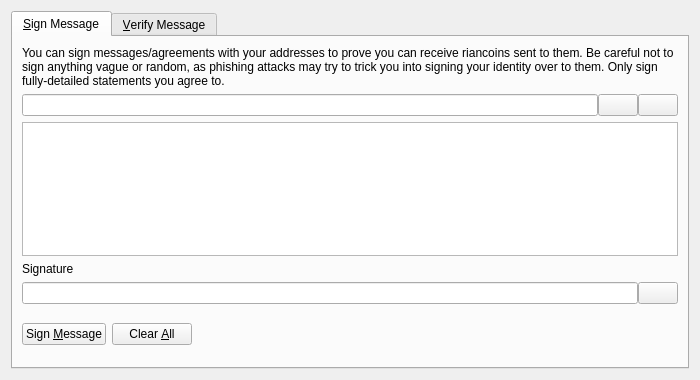
<?xml version="1.0" encoding="UTF-8"?>
<ui version="4.0">
 <class>SignVerifyMessageDialog</class>
 <widget class="QDialog" name="SignVerifyMessageDialog">
  <property name="geometry">
   <rect>
    <x>0</x>
    <y>0</y>
    <width>700</width>
    <height>380</height>
   </rect>
  </property>
  <property name="windowTitle">
   <string>Signatures - Sign / Verify a Message</string>
  </property>
  <property name="modal">
   <bool>true</bool>
  </property>
  <layout class="QVBoxLayout" name="verticalLayout">
   <item>
    <widget class="QTabWidget" name="tabWidget">
     <property name="currentIndex">
      <number>0</number>
     </property>
     <widget class="QWidget" name="tabSignMessage">
      <attribute name="title">
       <string>&amp;Sign Message</string>
      </attribute>
      <layout class="QVBoxLayout" name="verticalLayout_SM">
       <item>
        <widget class="QLabel" name="infoLabel_SM">
         <property name="text">
          <string>You can sign messages/agreements with your addresses to prove you can receive riancoins sent to them. Be careful not to sign anything vague or random, as phishing attacks may try to trick you into signing your identity over to them. Only sign fully-detailed statements you agree to.</string>
         </property>
         <property name="textFormat">
          <enum>Qt::PlainText</enum>
         </property>
         <property name="wordWrap">
          <bool>true</bool>
         </property>
        </widget>
       </item>
       <item>
        <layout class="QHBoxLayout" name="horizontalLayout_1_SM">
         <property name="spacing">
          <number>0</number>
         </property>
         <item>
          <widget class="QValidatedLineEdit" name="addressIn_SM">
           <property name="toolTip">
            <string>The Riancoin address to sign the message with</string>
           </property>
          </widget>
         </item>
         <item>
          <widget class="QPushButton" name="addressBookButton_SM">
           <property name="toolTip">
            <string>Choose previously used address</string>
           </property>
           <property name="text">
            <string/>
           </property>
           <property name="icon">
            <iconset resource="../bitcoin.qrc">
             <normaloff>:/icons/address-book</normaloff>:/icons/address-book</iconset>
           </property>
           <property name="shortcut">
            <string>Alt+A</string>
           </property>
           <property name="autoDefault">
            <bool>false</bool>
           </property>
          </widget>
         </item>
         <item>
          <widget class="QPushButton" name="pasteButton_SM">
           <property name="toolTip">
            <string>Paste address from clipboard</string>
           </property>
           <property name="text">
            <string/>
           </property>
           <property name="icon">
            <iconset resource="../bitcoin.qrc">
             <normaloff>:/icons/editpaste</normaloff>:/icons/editpaste</iconset>
           </property>
           <property name="shortcut">
            <string>Alt+P</string>
           </property>
           <property name="autoDefault">
            <bool>false</bool>
           </property>
          </widget>
         </item>
        </layout>
       </item>
       <item>
        <widget class="QPlainTextEdit" name="messageIn_SM">
         <property name="toolTip">
          <string>Enter the message you want to sign here</string>
         </property>
        </widget>
       </item>
       <item>
        <widget class="QLabel" name="signatureLabel_SM">
         <property name="text">
          <string>Signature</string>
         </property>
         <property name="textFormat">
          <enum>Qt::PlainText</enum>
         </property>
        </widget>
       </item>
       <item>
        <layout class="QHBoxLayout" name="horizontalLayout_2_SM">
         <property name="spacing">
          <number>0</number>
         </property>
         <item>
          <widget class="QLineEdit" name="signatureOut_SM">
           <property name="font">
            <font>
             <italic>true</italic>
            </font>
           </property>
           <property name="readOnly">
            <bool>true</bool>
           </property>
          </widget>
         </item>
         <item>
          <widget class="QPushButton" name="copySignatureButton_SM">
           <property name="toolTip">
            <string>Copy the current signature to the system clipboard</string>
           </property>
           <property name="text">
            <string/>
           </property>
           <property name="icon">
            <iconset resource="../bitcoin.qrc">
             <normaloff>:/icons/editcopy</normaloff>:/icons/editcopy</iconset>
           </property>
           <property name="autoDefault">
            <bool>false</bool>
           </property>
          </widget>
         </item>
        </layout>
       </item>
       <item>
        <layout class="QHBoxLayout" name="horizontalLayout_3_SM">
         <item>
          <widget class="QPushButton" name="signMessageButton_SM">
           <property name="toolTip">
            <string>Sign the message to prove you own this Riancoin address</string>
           </property>
           <property name="text">
            <string>Sign &amp;Message</string>
           </property>
           <property name="icon">
            <iconset resource="../bitcoin.qrc">
             <normaloff>:/icons/edit</normaloff>:/icons/edit</iconset>
           </property>
           <property name="autoDefault">
            <bool>false</bool>
           </property>
          </widget>
         </item>
         <item>
          <widget class="QPushButton" name="clearButton_SM">
           <property name="toolTip">
            <string>Reset all sign message fields</string>
           </property>
           <property name="text">
            <string>Clear &amp;All</string>
           </property>
           <property name="icon">
            <iconset resource="../bitcoin.qrc">
             <normaloff>:/icons/remove</normaloff>:/icons/remove</iconset>
           </property>
           <property name="autoDefault">
            <bool>false</bool>
           </property>
          </widget>
         </item>
         <item>
          <spacer name="horizontalSpacer_1_SM">
           <property name="orientation">
            <enum>Qt::Horizontal</enum>
           </property>
           <property name="sizeHint" stdset="0">
            <size>
             <width>40</width>
             <height>48</height>
            </size>
           </property>
          </spacer>
         </item>
         <item>
          <widget class="QLabel" name="statusLabel_SM">
           <property name="font">
            <font>
             <weight>75</weight>
             <bold>true</bold>
            </font>
           </property>
           <property name="text">
            <string/>
           </property>
           <property name="wordWrap">
            <bool>true</bool>
           </property>
          </widget>
         </item>
         <item>
          <spacer name="horizontalSpacer_2_SM">
           <property name="orientation">
            <enum>Qt::Horizontal</enum>
           </property>
           <property name="sizeHint" stdset="0">
            <size>
             <width>40</width>
             <height>48</height>
            </size>
           </property>
          </spacer>
         </item>
        </layout>
       </item>
      </layout>
     </widget>
     <widget class="QWidget" name="tabVerifyMessage">
      <attribute name="title">
       <string>&amp;Verify Message</string>
      </attribute>
      <layout class="QVBoxLayout" name="verticalLayout_VM">
       <item>
        <widget class="QLabel" name="infoLabel_VM">
         <property name="text">
          <string>Enter the receiver's address, message (ensure you copy line breaks, spaces, tabs, etc. exactly) and signature below to verify the message. Be careful not to read more into the signature than what is in the signed message itself, to avoid being tricked by a man-in-the-middle attack. Note that this only proves the signing party receives with the address, it cannot prove sendership of any transaction!</string>
         </property>
         <property name="textFormat">
          <enum>Qt::PlainText</enum>
         </property>
         <property name="alignment">
          <set>Qt::AlignLeading|Qt::AlignLeft|Qt::AlignTop</set>
         </property>
         <property name="wordWrap">
          <bool>true</bool>
         </property>
        </widget>
       </item>
       <item>
        <layout class="QHBoxLayout" name="horizontalLayout_1_VM">
         <property name="spacing">
          <number>0</number>
         </property>
         <item>
          <widget class="QValidatedLineEdit" name="addressIn_VM">
           <property name="toolTip">
            <string>The Riancoin address the message was signed with</string>
           </property>
          </widget>
         </item>
         <item>
          <widget class="QPushButton" name="addressBookButton_VM">
           <property name="toolTip">
            <string>Choose previously used address</string>
           </property>
           <property name="text">
            <string/>
           </property>
           <property name="icon">
            <iconset resource="../bitcoin.qrc">
             <normaloff>:/icons/address-book</normaloff>:/icons/address-book</iconset>
           </property>
           <property name="shortcut">
            <string>Alt+A</string>
           </property>
           <property name="autoDefault">
            <bool>false</bool>
           </property>
          </widget>
         </item>
        </layout>
       </item>
       <item>
        <widget class="QPlainTextEdit" name="messageIn_VM"/>
       </item>
       <item>
        <widget class="QValidatedLineEdit" name="signatureIn_VM"/>
       </item>
       <item>
        <layout class="QHBoxLayout" name="horizontalLayout_2_VM">
         <item>
          <widget class="QPushButton" name="verifyMessageButton_VM">
           <property name="toolTip">
            <string>Verify the message to ensure it was signed with the specified Riancoin address</string>
           </property>
           <property name="text">
            <string>Verify &amp;Message</string>
           </property>
           <property name="icon">
            <iconset resource="../bitcoin.qrc">
             <normaloff>:/icons/transaction_0</normaloff>:/icons/transaction_0</iconset>
           </property>
           <property name="autoDefault">
            <bool>false</bool>
           </property>
          </widget>
         </item>
         <item>
          <widget class="QPushButton" name="clearButton_VM">
           <property name="toolTip">
            <string>Reset all verify message fields</string>
           </property>
           <property name="text">
            <string>Clear &amp;All</string>
           </property>
           <property name="icon">
            <iconset resource="../bitcoin.qrc">
             <normaloff>:/icons/remove</normaloff>:/icons/remove</iconset>
           </property>
           <property name="autoDefault">
            <bool>false</bool>
           </property>
          </widget>
         </item>
         <item>
          <spacer name="horizontalSpacer_1_VM">
           <property name="orientation">
            <enum>Qt::Horizontal</enum>
           </property>
           <property name="sizeHint" stdset="0">
            <size>
             <width>40</width>
             <height>48</height>
            </size>
           </property>
          </spacer>
         </item>
         <item>
          <widget class="QLabel" name="statusLabel_VM">
           <property name="font">
            <font>
             <weight>75</weight>
             <bold>true</bold>
            </font>
           </property>
           <property name="text">
            <string/>
           </property>
           <property name="wordWrap">
            <bool>true</bool>
           </property>
          </widget>
         </item>
         <item>
          <spacer name="horizontalSpacer_2_VM">
           <property name="orientation">
            <enum>Qt::Horizontal</enum>
           </property>
           <property name="sizeHint" stdset="0">
            <size>
             <width>40</width>
             <height>48</height>
            </size>
           </property>
          </spacer>
         </item>
        </layout>
       </item>
      </layout>
     </widget>
    </widget>
   </item>
  </layout>
 </widget>
 <customwidgets>
  <customwidget>
   <class>QValidatedLineEdit</class>
   <extends>QLineEdit</extends>
   <header>qt/qvalidatedlineedit.h</header>
  </customwidget>
 </customwidgets>
 <resources>
  <include location="../bitcoin.qrc"/>
 </resources>
 <connections/>
</ui>
